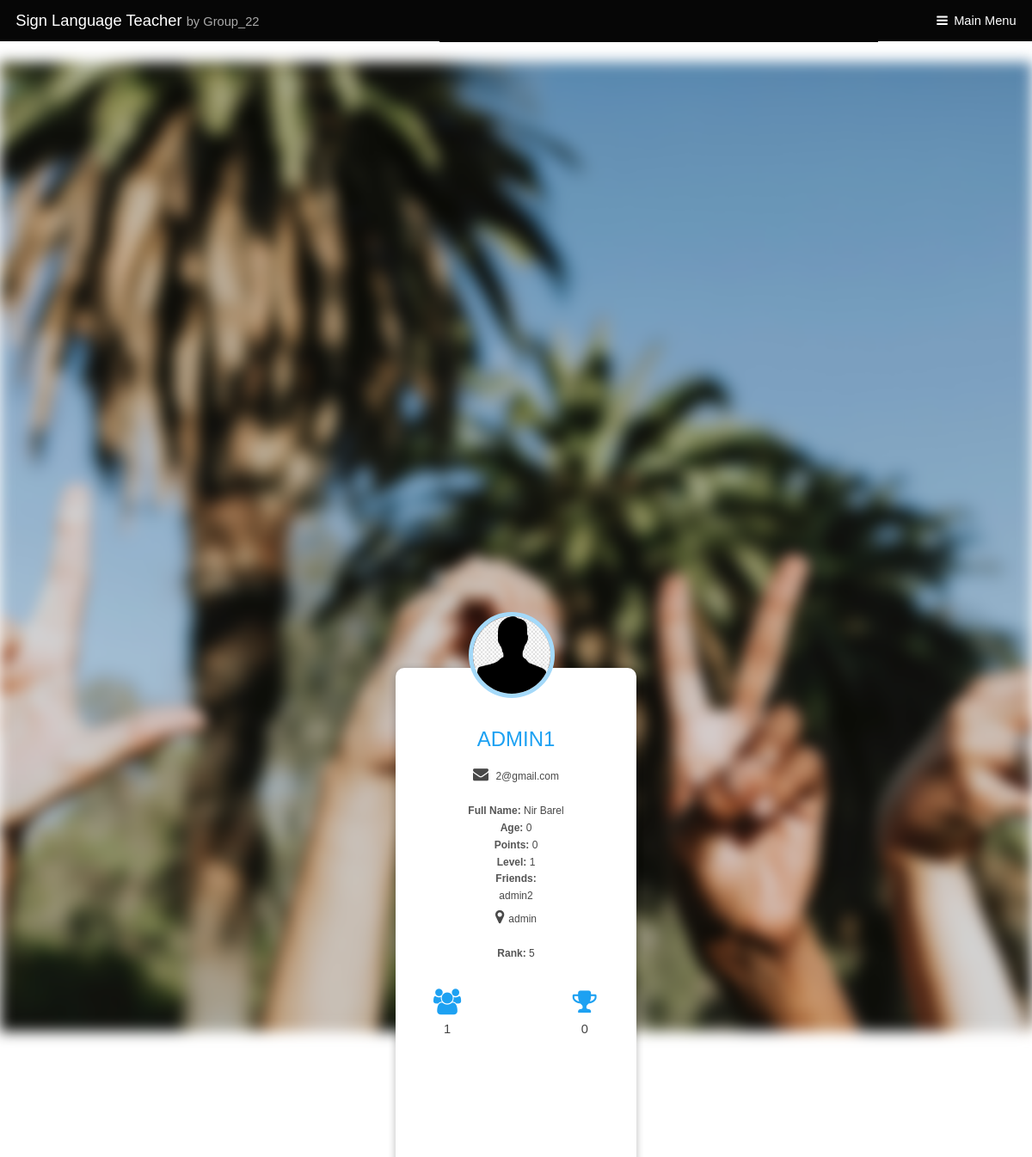
The app's page /sign-language-teacher/profile/ (signed in), older data.
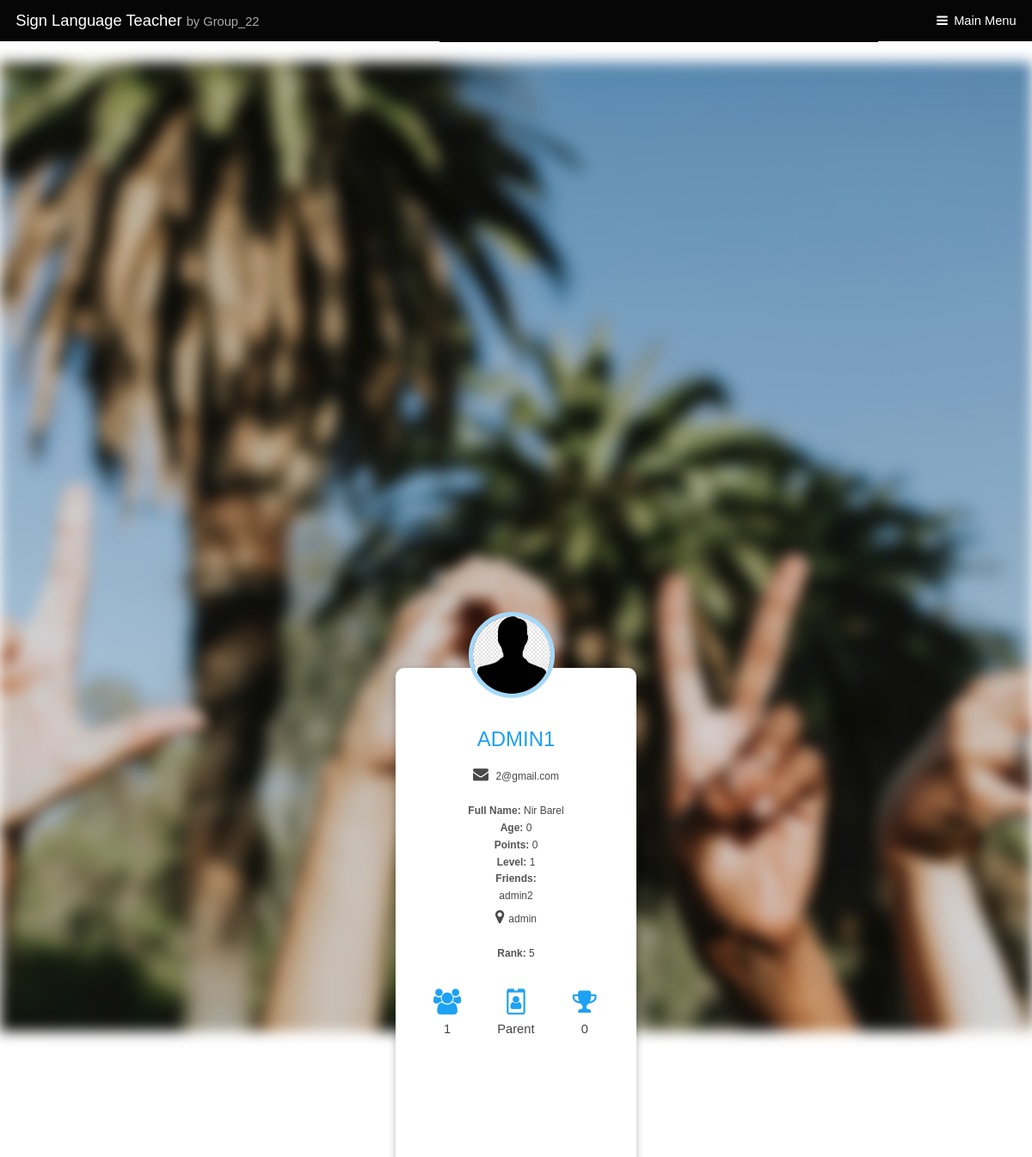
The same page, newer data.
### registration/views.py (the view)
# urls.py: path('profile/', views.profile, name='profile'),
def profile(request):
    if request.user is None or not request.user.is_authenticated:
        return HttpResponse("Not logged in")
    u1 = request.user
    try:
        friend = Friend.objects.get(current_user=u1)
        friends = list(map(lambda x: x.username, friend.users.all()))
    except (TypeError, Friend.DoesNotExist):
        friends = []
    try:
        parent_profile = UserProfile.objects.get(son=u1)
        parent_user = User.objects.get(username=parent_profile.user.username)
        if parent_profile[0]:
            alert = Notifications(receiver=parent_user[0], message='your son has won a new prize')
            alert.save()
    except (TypeError, UserProfile.DoesNotExist):
        parent_user = []
    up1 = get_object_or_404(UserProfile, user=u1)
    messagesList = Notifications.objects.filter(receiver=request.user, seen=False)
    winningList = Winning.objects.filter(user=up1, seen=False)
    for m in messagesList:
        messages.add_message(request, messages.INFO, m.message)
        m.seen = True
        m.save()
    for m in winningList:
        messages.add_message(request, messages.INFO, f'you have won {m.prize.name}')
        m.seen = True
        m.save()
    return render(request, 'registration/profile-details.html', {'user': u1, 'profile': up1, 'friends': friends})

### registration/templates/registration/profile-details.html (shortened to what this page needs)
<!DOCTYPE HTML>
<html>
	<head>
        {% load static %}
		<link rel="stylesheet" href="{% static 'registration/sitestyle/assets/css/main.css' %}" />
        <link rel="stylesheet" href="{% static 'registration/sitestyle/assets/css/profilestyle.css' %}" />
        <link rel="stylesheet" href="https://maxcdn.bootstrapcdn.com/font-awesome/4.7.0/css/font-awesome.min.css">
	</head>
	<body class="subpage">
			<header id="header">
				<div class="logo"><a href="{% url 'registration:index' %}">Sign Language Teacher <span>by Group_22</span></a></div>
				<a href="#menu">Main Menu</a>
			</header>
<br>
        <div class="bg-image"></div>
			<div class="wrapper1">
  <div class="container">
    <img src="{% static 'registration/uploads/rf.jpg' %}" alt="" class="profile-img">
    <div class="content">
      <div class="sub-content">
        <h1>{{user.username}}</h1>
        <span class="location"><i class="fa fa-envelope" aria-hidden="true"></i> {{ user.email }}</span>
        <span><b>Full Name: </b>{{ user.get_full_name }}</span><br>
        <span><b>Age: </b>{{profile.age}}</span><br>
        <span><b>Points: </b>{{profile.points}}</span><br>
        <span><b>Level: </b>{{profile.level}}</span><br>
        <span><b>Friends: </b></span><br>
        {% for f in friends %}
        <span>{{f}} </span>
        {% empty %}
        <p>No friends</p>
        {% endfor %}
        <span class="location"><i class="fa fa-map-marker" aria-hidden="true"></i>{{ profile.address }}</span>
        <span><b>Rank: </b>{{profile.rank}}</span><br>
      </div>
      <div class="data">
        <div class="inner-data">
          <span><i class="fa fa-users" aria-hidden="true"></i></span>
          <p>{{ friends|length }}</p>
        </div>
          {% if profile.son %}
           <div class="inner-data">
          <span><i class="fa fa-id-badge" aria-hidden="true"></i></span>
          <p>Parent</p>
        </div>
          {% else %}
          <div class="inner-data">
          <span><i class="fa fa-id-badge" aria-hidden="true" style="color: #FFFFFF"></i></span>
        </div>
          {%endif%}
        <div class="inner-data">
          <span><i class="fa fa-trophy" aria-hidden="true"></i></span>
          <p>{{profile.points}}</p>
        </div>
      </div>
    </div>
  </div>
</div>
	</body>
</html>

Row changes from the older to the newer data that the page shows:
changed UserProfile "admin": son_id empty → 4 (drawn)
Text that changed along with them:
text now shown: "Parent"
